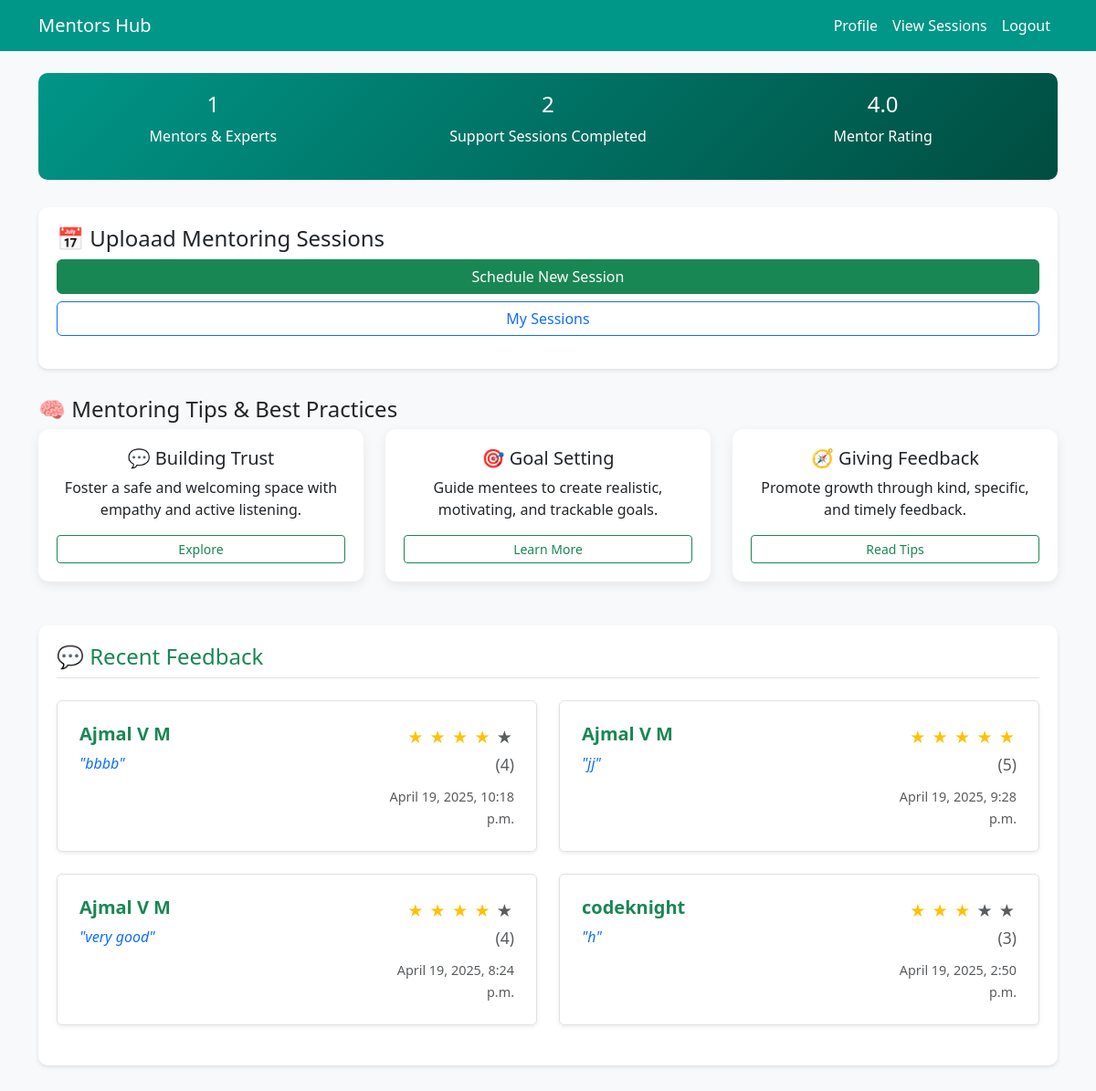
Screenshot of /mentors/ (signed in) with the database file from the repository.
### com/models.py (models this page shows, shortened)
class Feedback(models.Model):
    description=models.TextField(max_length=50)
    rating=models.IntegerField()
    usser=models.ForeignKey(Reg,on_delete=models.CASCADE,null=True,blank=True)
    choice=models.CharField(max_length=50,null=True,blank=True)
    created_at= models.DateTimeField(auto_now=True)

class Reg(models.Model):
    name=models.CharField(max_length=30)
    email=models.EmailField(max_length=50,unique=True)
    passw=models.CharField(max_length=50)
    contact=models.CharField(max_length=10)
    age=models.CharField(max_length=5)
    location=models.CharField(max_length=50,default='India')
    image = models.ImageField(upload_to='images/', null=True, blank=True)
    genderchoice=(
        ('male','MALE'),
        ('female','FEMALE'),
        ('others','OTHERS')
    )
    gender=models.CharField(max_length=10,choices=genderchoice,null=True,blank=True)
    bloodgroupchoice=(
        ('A+','A+'),
        ('A-','A-'),
        ('B+','B+'),
        ('B-','B-'),
        ('AB+','AB+'),
        ('AB-','AB-'),
        ('O+','O+'),
        ('O-','O-'),
    )
    bloodgroup=models.CharField(max_length=5,choices=bloodgroupchoice,null=True,blank=True)

### com/views.py (the view)
# urls.py: path('mentors/', views.mentors, name='mentors'),
def mentors(request):
    if 'email' not in request.session:
        return redirect('modlogin')
    active_mentees = Mod.objects.filter(
        category='mentors and experts',
        approval_status=True
    ).count()
    support_sessions_completed = Session_by_Mentor.objects.filter(
        date_time__lt=timezone.now()
    ).count()
    feedback= Feedback.objects.filter(choice='mentors and experts').order_by('-created_at')[:5]
    average_rating = Feedback.objects.filter(choice='mentors and experts').aggregate(Avg('rating'))['rating__avg']
    average_rating = round(average_rating, 1) if average_rating is not None else "N/A"
    return render(request, 'mentors.html', {
        'active_mentees': active_mentees,
        'support_sessions_completed': support_sessions_completed,
        'average_rating': average_rating,
        'feedback' : feedback
    })

### com/templates/mentors.html (shortened to what this page needs)
<!DOCTYPE html>
<html lang="en">
<head>
  <link rel="stylesheet" href="https://cdn.jsdelivr.net/npm/bootstrap@5.3.0/dist/css/bootstrap.min.css"/>
</head>
<body>
<nav class="navbar navbar-expand-lg">
  <div class="container">
    <a class="navbar-brand" href="#">Mentors Hub</a>
    <div class="collapse navbar-collapse" id="navbarNav">
      <ul class="navbar-nav ms-auto">
        <li class="nav-item"><a class="nav-link" href="/modprofile/">Profile</a></li>
        <li class="nav-item"><a class="nav-link" href="/view_sessions/">View Sessions</a></li>
        <li class="nav-item"><a class="nav-link btn btn-danger text-white" href="/logout/">Logout</a></li>
      </ul>
    </div>
  </div>
</nav>
<div class="container mt-4">
  <div class="quick-stats text-center">
    <div class="row">
      <div class="col-md-4"><h4>{{ active_mentees }}</h4><p>Mentors & Experts</p></div>
      <div class="col-md-4"><h4>{{ support_sessions_completed }}</h4><p>Support Sessions Completed</p></div>
      <div class="col-md-4"><h4>{{ average_rating|floatformat:1 }}</h4><p>Mentor Rating</p></div>
    </div>
  </div>
  <div class="section-card">
    <h4>📅 Uploaad Mentoring Sessions</h4>
    <div class="d-grid gap-2 mb-3">
      <a href="/session_mentor/" class="btn btn-success">Schedule New Session</a>
      <a href="/view_sessions/" class="btn btn-outline-primary">My Sessions</a>
    </div>
  </div>
  <h4 class="mt-4">🧠 Mentoring Tips & Best Practices</h4>
  <div class="row g-4">
    <div class="col-md-4">
      <div class="resource-item text-center">
        <h5>💬 Building Trust</h5>
        <p>Foster a safe and welcoming space with empathy and active listening.</p>
        <button class="btn btn-outline-success btn-sm" data-bs-toggle="modal" data-bs-target="#trustModal">Explore</button>
      </div>
    </div>
    <div class="col-md-4">
      <div class="resource-item text-center">
        <h5>🎯 Goal Setting</h5>
        <p>Guide mentees to create realistic, motivating, and trackable goals.</p>
        <button class="btn btn-outline-success btn-sm" data-bs-toggle="modal" data-bs-target="#goalsModal">Learn More</button>
      </div>
    </div>
    <div class="col-md-4">
      <div class="resource-item text-center">
        <h5>🧭 Giving Feedback</h5>
        <p>Promote growth through kind, specific, and timely feedback.</p>
        <button class="btn btn-outline-success btn-sm" data-bs-toggle="modal" data-bs-target="#feedbackModal">Read Tips</button>
      </div>
    </div>
  </div>
<div class="section-card mt-5">
  <h4 class="feedback-section text-success border-bottom pb-2 mb-4">💬 Recent Feedback</h4>
  <div class="row">
    {% if feedback %}
      {% for feed in feedback %}
        <div class="col-md-6 mb-4">
          <div class="p-4 border rounded shadow-sm bg-white h-100">
            <div class="row justify-content-between align-items-start">
              <div class="col-8">
                <h5 class="feedback-user fw-bold fs-5 text-success mb-1">{{ feed.usser.name }}</h5>
                <p class="mt-2 mb-1 fs-6 fst-italic text-primary">"{{ feed.description }}"</p>
              </div>
              <div class="col-4 text-end">
                <div class="feedback-stars fs-5 mb-2">
                  {% for i in "12345" %}
                    {% if forloop.counter <= feed.rating %}
                      <span class="star text-warning">&#9733;</span>
                    {% else %}
                      <span class="star text-muted">&#9733;</span>
                    {% endif %}
                  {% endfor %}
                  <small class="text-muted ms-1">({{ feed.rating }})</small>
                </div>
                <small class="feedback-date text-muted">{{ feed.created_at }}</small>
              </div>
            </div>
          </div>
        </div>
      {% endfor %}
    {% else %}
      <div class="col-12 text-center">
        <p class="text-muted fst-italic">No feedback available.</p>
      </div>
    {% endif %}
  </div>
</div>
</div>
</body>
</html>

### com/templates/mentors.html (style rules this page uses)
body { background-color: #f8f9fa; font-family: 'Segoe UI', sans-serif; }
.navbar { background-color: #009688; }
.navbar-brand, .nav-link { color: white !important; }
.quick-stats { background: linear-gradient(135deg, #009688, #004d40); color: white; padding: 20px; border-radius: 10px; margin-bottom: 30px; }
.section-card { padding: 20px; background-color: white; border-radius: 10px; box-shadow: 0 2px 4px rgba(0,0,0,0.1); margin-bottom: 30px; }
.resource-item { height: 100%; padding: 20px; background-color: white; border-radius: 12px; box-shadow: 0 4px 12px rgba(0,0,0,0.08); transition: transform 0.3s ease; display: flex; flex-direction: column; justify-content: space-between; }
.star { font-size: 1.2rem; color: #f0f41b; }
.feedback-stars { font-size: 1.5rem; color: #fbc02d; }
.feedback-stars .star { margin-right: 2px; }
.feedback-user { font-weight: 600; font-size: 1.2rem; color: #00695c; }
.feedback-date { font-size: 0.9rem; color: #777; }

### rows the page displays
Feedback: usser.name "Ajmal V M", description "bbbb", rating "4", created_at "April 19, 2025, 10:18 p.m."
Feedback: usser.name "Ajmal V M", description "jj", rating "5", created_at "April 19, 2025, 9:28 p.m."
Feedback: usser.name "Ajmal V M", description "very good", rating "4", created_at "April 19, 2025, 8:24 p.m."
Feedback: usser.name "codeknight", description "h", rating "3", created_at "April 19, 2025, 2:50 p.m."

### other values shown
{{ active_mentees }} "1"
{{ support_sessions_completed }} "2"
{{ average_rating|floatformat:1 }} "4.0"
